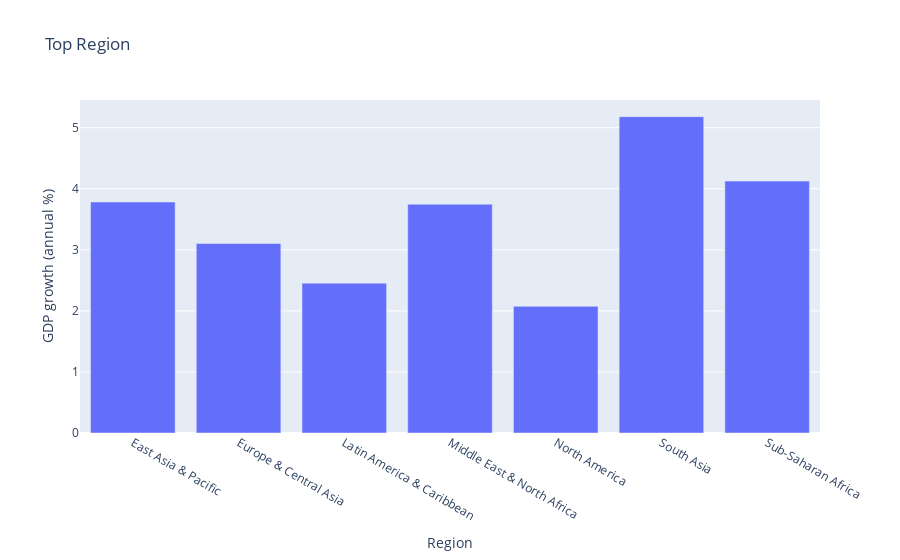

The code cell stored with this chart in its notebook:
### Code cell
# Khu vực tăng trưởng nhanh trong 21 năm qua
fig=px.bar(data_target_ana_group_2[['Region','GDP growth (annual %)']].groupby(['Region'],as_index=False).mean(),x='Region',y='GDP growth (annual %)',title=' Top Region')
fig.show()

### Figure 1 — Plotly figure (JSON) as saved in the notebook; plotly's stock layout.template omitted (floating-point values rounded to 4 significant figures)
{"data": [{"alignmentgroup": "True", "hovertemplate": "Region=%{x}<br>GDP growth (annual %)=%{y}<extra></extra>", "legendgroup": "", "marker": {"color": "#636efa", "pattern": {"shape": ""}}, "name": "", "offsetgroup": "", "orientation": "v", "showlegend": false, "textposition": "auto", "type": "bar", "x": ["East Asia & Pacific", "Europe & Central Asia", "Latin America & Caribbean", "Middle East & North Africa", "North America", "South Asia", "Sub-Saharan Africa"], "xaxis": "x", "y": [3.783, 3.103, 2.454, 3.748, 2.074, 5.181, 4.126], "yaxis": "y"}], "layout": {"barmode": "relative", "legend": {"tracegroupgap": 0}, "title": {"text": " Top Region"}, "xaxis": {"anchor": "y", "domain": [0, 1], "title": {"text": "Region"}}, "yaxis": {"anchor": "x", "domain": [0, 1], "title": {"text": "GDP growth (annual %)"}}}}
